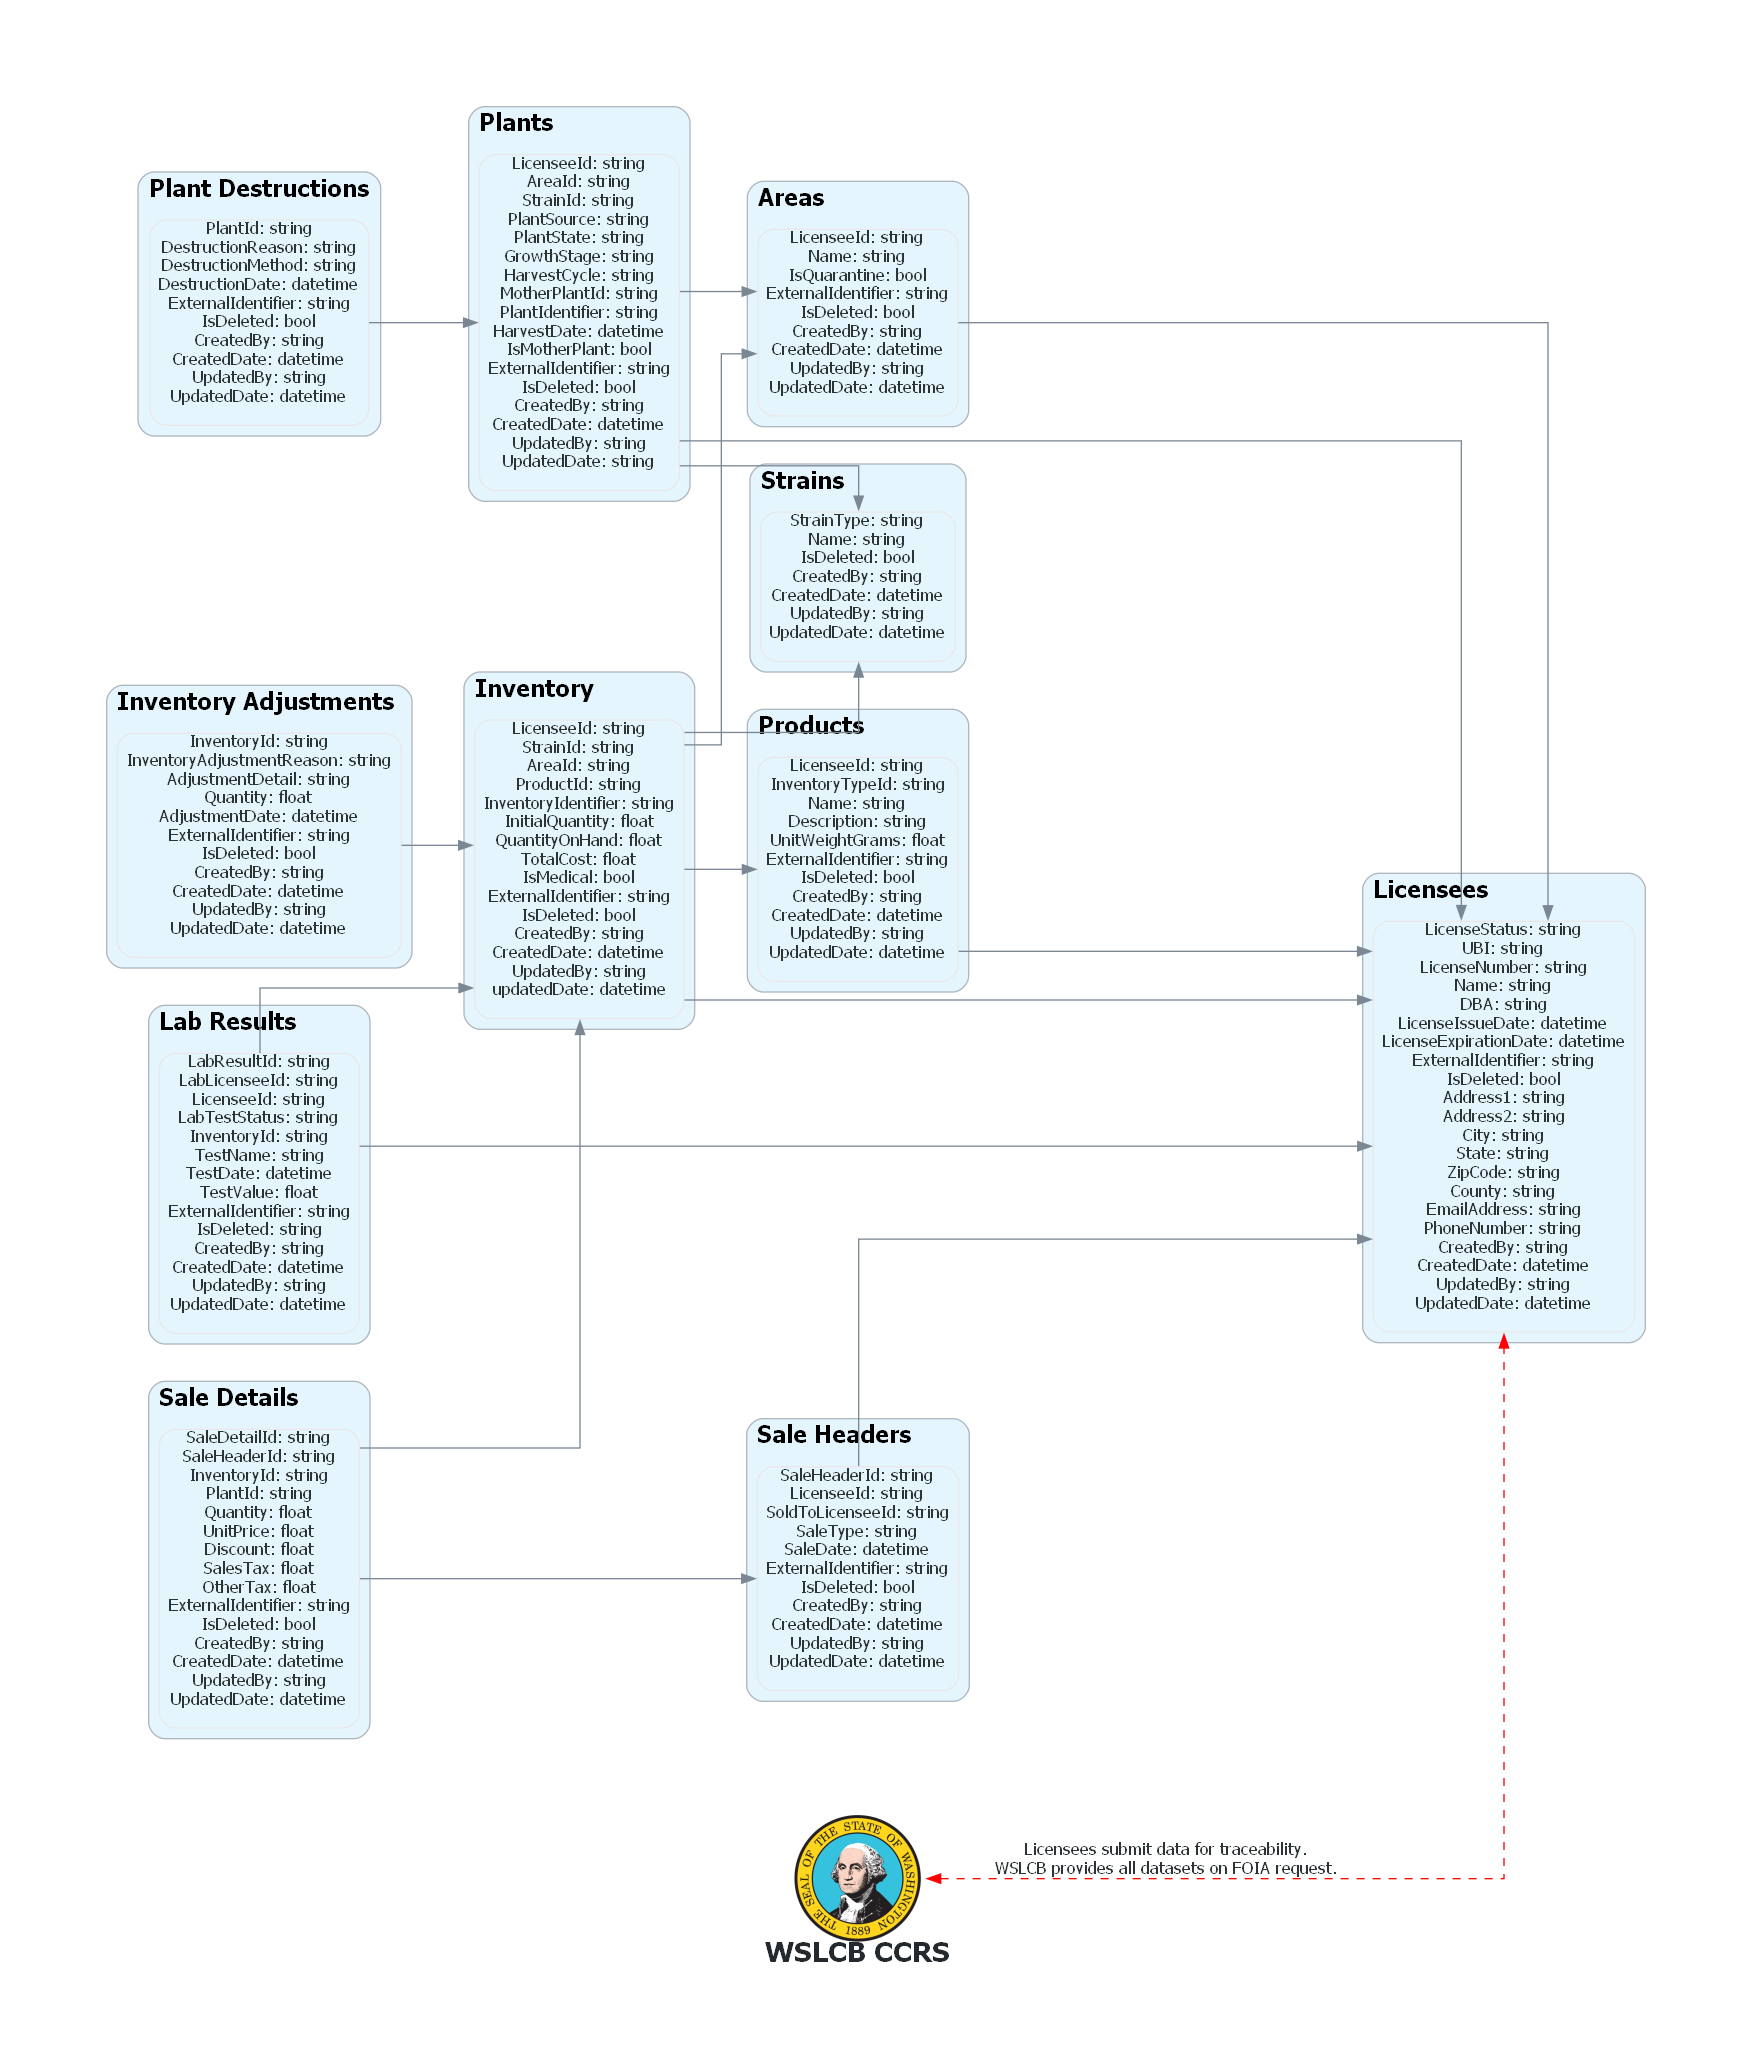

Recreate this plot in Python.
"""
CCRS Diagram
Copyright (c) 2022 Cannabis Data

Authors:
    Keegan Skeate <https://github.com/keeganskeate>
Created: 12/26/2022
Updated: 12/27/2022
License: <https://github.com/cannabisdata/cannabisdata/blob/main/LICENSE>
"""
# Standard imports:
from urllib.request import urlretrieve

# External imports:
from cannlytics.data.ccrs.constants import CCRS_DATASETS
from diagrams import Cluster, Diagram, Edge, Node
from diagrams.custom import Custom


def download_ccrs_logo(dest='ccrs-logo.png'):
    """Download a logo for the WSLCB CCRS."""
    logo_url = 'https://pbs.twimg.com/profile_images/1149434490776768513/WtlHS5W2_400x400.png'
    urlretrieve(logo_url, dest)


def create_node_label(fields):
    """Format dataset fields into a label for a node."""
    string = ''
    for k, v in fields.items():
        string += f'\n{k}: {v}'
    return string.lstrip('\n')


def create_dataset_node(title, fields, cluster_attr={}, node_attr={}):
    """Create a dataset node."""
    with Cluster(title, graph_attr=cluster_attr):
        label = create_node_label(fields)
        cluster = Node(label, **node_attr)
    return cluster


def ccrs_diagram(
        filename=None,
        direction='LR',
        cluster_attr={},
        graph_attr={},
        node_attr={},
        logo_path='ccrs-logo.png',
    ):
    """Render a CCRS diagram."""
    download_ccrs_logo(logo_path)
    with Diagram(
        direction=direction,
        filename=filename, 
        graph_attr=graph_attr,
    ) as diagram:

        # Areas node.
        areas = create_dataset_node(
            'Areas',
            CCRS_DATASETS['areas']['fields'],
            cluster_attr,
            node_attr,
        )

        # Inventory node.
        inventory = create_dataset_node(
            'Inventory',
            CCRS_DATASETS['inventory']['fields'],
            cluster_attr,
            node_attr,
        )

        # Inventory Adjustments node.
        inventory_adjustments = create_dataset_node(
            'Inventory Adjustments',
            CCRS_DATASETS['inventory_adjustments']['fields'],
            cluster_attr,
            node_attr,
        )

        # Lab results node.
        lab_results = create_dataset_node(
            'Lab Results',
            CCRS_DATASETS['lab_results']['fields'],
            cluster_attr,
            node_attr,
        )

        # Licensees node.
        licensees = create_dataset_node(
            'Licensees',
            CCRS_DATASETS['licensees']['fields'],
            cluster_attr,
            node_attr,
        )

        # Plants node.
        plants = create_dataset_node(
            'Plants',
            CCRS_DATASETS['plants']['fields'],
            cluster_attr,
            node_attr,
        )

        # Plant Destructions node.
        plant_destructions = create_dataset_node(
            'Plant Destructions',
            CCRS_DATASETS['plant_destructions']['fields'],
            cluster_attr,
            node_attr,
        )

        # Products node.
        products = create_dataset_node(
            'Products',
            CCRS_DATASETS['products']['fields'],
            cluster_attr,
            node_attr,
        )

        # Sale details node.
        sale_details = create_dataset_node(
            'Sale Details',
            CCRS_DATASETS['sale_details']['fields'],
            cluster_attr,
            node_attr,
        )

        # Sale headers node.
        sale_headers = create_dataset_node(
            'Sale Headers',
            CCRS_DATASETS['sale_headers']['fields'],
            cluster_attr,
            node_attr,
        )

        # Strains node.
        strains = create_dataset_node(
            'Strains',
            CCRS_DATASETS['strains']['fields'],
            cluster_attr,
            node_attr,
        )

        # Define the relationships.
        areas >> licensees
        plants >> licensees
        plants >> strains
        plants >> areas
        inventory >> strains
        inventory >> products
        inventory >> licensees
        inventory >> areas
        inventory_adjustments >> inventory
        lab_results >> inventory
        lab_results >> licensees
        plant_destructions >> plants
        products >> licensees
        sale_details >> sale_headers
        sale_details >> inventory
        sale_headers >> licensees

        # Define a CCRS node.
        ccrs = Custom(
            'WSLCB CCRS',
            icon_path=logo_path,
            fontsize='21',
            fontname='Times-Roman bold',
            fontcolor='#24292e',
            margin='1.0',
        )
        edge = Edge(
            label='Licensees submit data for traceability.\nWSLCB provides all datasets on FOIA request.',
            color='red',
            style='dashed',
        )
        ccrs << edge >> licensees
    
    # Return the diagram.
    return diagram


# === Test ===
if __name__ == '__main__':

    # Render the diagram.
    diagram = ccrs_diagram(
        filename='ccrs_diagram',
        direction='LR',
        cluster_attr={
            'fontname': 'times bold',
            'fontsize': '18',
        },
        graph_attr={
            'center': 'true',
            'pad': '1.0',
            'fontsize': '25',
            'fontname': 'Times-Roman',
            'fontcolor': '#000',
            'nodesep': '1.0',
            
        },
        node_attr={
            'bgcolor': '#e8e8e8',
            'fixedsize': 'false',
            'labelloc': 't',
            'margin': '0.1',
            'color': '#e8e8e8',
        },
    )
    print('Diagram rendered:', diagram.filename)
